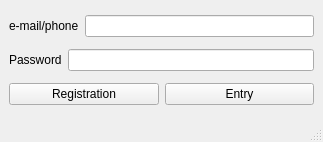
<?xml version="1.0" encoding="UTF-8"?>
<ui version="4.0">
 <class>MainWindow</class>
 <widget class="QMainWindow" name="MainWindow">
  <property name="geometry">
   <rect>
    <x>0</x>
    <y>0</y>
    <width>323</width>
    <height>142</height>
   </rect>
  </property>
  <property name="windowTitle">
   <string>MainWindow</string>
  </property>
  <widget class="QWidget" name="centralwidget">
   <layout class="QHBoxLayout" name="horizontalLayout_4">
    <item>
     <layout class="QVBoxLayout" name="verticalLayout">
      <item>
       <layout class="QHBoxLayout" name="horizontalLayout">
        <item>
         <widget class="QLabel" name="label_mail_phone">
          <property name="text">
           <string>e-mail/phone</string>
          </property>
         </widget>
        </item>
        <item>
         <widget class="QLineEdit" name="lineEdit_mail"/>
        </item>
       </layout>
      </item>
      <item>
       <layout class="QHBoxLayout" name="horizontalLayout_2">
        <item>
         <widget class="QLabel" name="label_2">
          <property name="text">
           <string>Password</string>
          </property>
         </widget>
        </item>
        <item>
         <widget class="QLineEdit" name="lineEdit_password"/>
        </item>
       </layout>
      </item>
      <item>
       <layout class="QHBoxLayout" name="horizontalLayout_3">
        <item>
         <widget class="QPushButton" name="pushButton_reg">
          <property name="text">
           <string>Registration</string>
          </property>
         </widget>
        </item>
        <item>
         <widget class="QPushButton" name="pushButton_entry">
          <property name="text">
           <string>Entry</string>
          </property>
         </widget>
        </item>
       </layout>
      </item>
     </layout>
    </item>
   </layout>
  </widget>
  <widget class="QMenuBar" name="menubar">
   <property name="geometry">
    <rect>
     <x>0</x>
     <y>0</y>
     <width>323</width>
     <height>22</height>
    </rect>
   </property>
  </widget>
  <widget class="QStatusBar" name="statusbar"/>
 </widget>
 <resources/>
 <connections/>
</ui>
